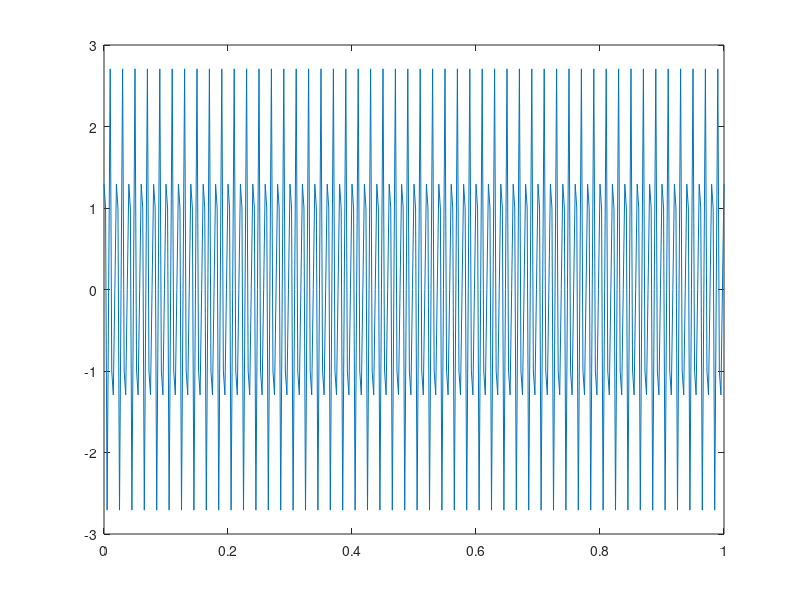

Here is the MATLAB script that generated this plot:
clear all; close all; clc;

%load('Exam1_2025_RQ2.mat');
load("RQ5GoNOGO.mat")

% p1 = 2+0j;
% p2 = exp(1j*2*pi/3);
% p3 = 2*exp(1j*4*pi/3);
% 
% p_sum = p1+p2+p3;
% 
% A = abs(p_sum);
% phi = angle(p_sum)/pi;
% 
% test = exp(1j*pi);
% 
% g = angle(test);
% 
% t = 0:1/1000:1;
% 
% figure;
% 
% x=1+exp(-1j*3*pi*t);
% 
% stem(t,x);

%% Q3

% t0 = 1/400;
% f0 = 1/t0;
% 
% p1 = 2*exp(1j*0);
% p2 = 2*exp(1j*0)
% 

% x = [0,0,2,-2,-2,0];
% h = [0.25,1,0.125,0.125];
% 
% convoluted = conv(x,h);
% 
% n = 1:(length(convoluted));
% 
% figure;
% stem(n,convoluted);
% 
% figure;
% 
% B = [1-3i, 1.5-1.5i, 4 - 2i, 2 - 4i, 4 + 0i, 2 + 4i, 4 + 2i, 1.5 + 1.5i, 1 + 3i];
% k = [-7, -4, -2, -1, 0, 1, 2, 4, 7];
% A = abs(B);
% phi = angle(B);
% 
% f0 = 10;
% fs = 600;
% T = 1/fs;
% t = 0:T:1-T;
% 
% f = f0 * k;
% 
% phasor = zeros(length(t));
% 
% 
% for n = 1:length(k)
% 
%     phasor = phasor(n) + A(n)*exp(1j*phi(n)*exp(1j*2*pi*f(n)*t));
% 
% end
% 
% phasor = real(phasor);
% 
% plot(t, phasor);
% 
% sumGO = sum(phasor-GO).^2
% sumNOGO = sum(phasor-NOGO).^2
% 
% 
% 
% plot(t, sumGO);
% hold on;
% % plot(t, sumNOGO);
% 
% legend('Go', 'NoGo');

t = 0:1/400:1;

psum = 2*exp(1j*2*pi*100*t) + exp(1j*2*pi*150*(t-1/400));
plot(t,psum)
